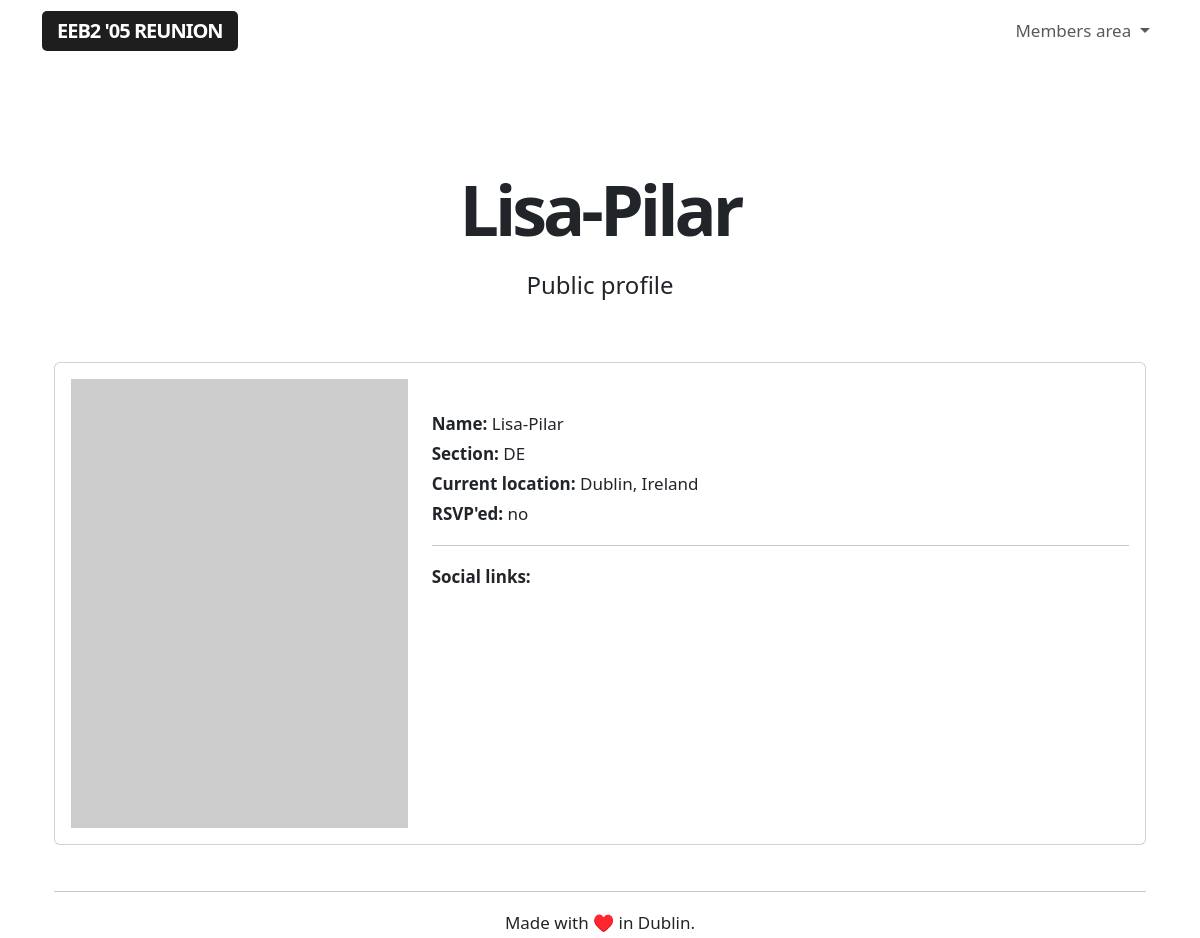
The page /public/4 (signed in) on the database its author committed.
### app/models.py (models this page shows, shortened)
class User(UserMixin, db.Model):
    id = db.Column(db.Integer, primary_key=True)
    username = db.Column(db.String(64), index=True, unique=True)
    name = db.Column(db.String(64), index=True, unique=False)
    section = db.Column(db.String(64), index=True, unique=False)
    email = db.Column(db.String(120), index=True, unique=True)
    password_hash = db.Column(db.String(128))
    role = db.Column(db.String(64), index=True, unique=False)
    rsvp = db.Column(db.String(64), index=True, unique=False)
    avatar = db.Column(db.String(64), index=True, unique=False)
    currentlocation = db.Column(db.String(64), index=True, unique=False)
    verified = db.Column(db.String(64), index=True, unique=False)
    facebook = db.Column(db.String(64), index=True, unique=False)
    twitter = db.Column(db.String(64), index=True, unique=False)
    instagram = db.Column(db.String(64), index=True, unique=False)
    linkedin = db.Column(db.String(64), index=True, unique=False)
    snapchat = db.Column(db.String(64), index=True, unique=False)
    reddit = db.Column(db.String(64), index=True, unique=False)
    mastodon = db.Column(db.String(64), index=True, unique=False)
    tiktok = db.Column(db.String(64), index=True, unique=False)

### app/routes.py (the view)
@app.route('/public/<guestid>', methods=['GET'])
@login_required
def public(guestid):
    guest = Guest.query.filter_by(id=guestid).first()
    user = User.query.filter_by(email=guest.email).first()
    if guest.email is None:
        flash("This person has not registered yet.")
        return redirect(url_for('user', userid=current_user.id))
    else:
        return render_template('public.html', guestid=guestid, user=user)
    return render_template('public.html', guestid=guestid, user=user)

### app/models.py (called while the page is built)
@login.user_loader
def load_user(id):
    return User.query.get(int(id))

### app/templates/public.html (shortened to what this page needs)
{% extends "base.html" %}
{% block content %}
<div class="title">
    <h1>{{ user.name }}</h1>
    <h4>Public profile</h4>
</div>
<div class="container profile">
  <div class="row align-items-start">
    <div class="col-12">
        <div class="card">
            <div class="card-body">
                <div class="row align-items-start">
                    <div class="col-4">
                        {% if user.avatar %}
                        <img class="placeholderimage" src="/static/uploads/{{ user.avatar }}">
                        {% else %}
                        <img class="placeholderimage" src="https://dummyimage.com/600x800/c2c2c2/fff.jpg&text=Profile+placeholder">
                        {% endif %}
                    </div>
                    <div class="col-8">
                        <br>
                        <b>Name:</b> {{ user.name }}
                        <br>
                        <b>Section:</b> {{ user.section }}
                        <br>
                        <b>Current location:</b> {{ user.currentlocation }}
                        <br>
                        <b>RSVP'ed:</b> {{ user.rsvp }}
                        <hr>
                        <b>Social links:</b>
                        <br>
                    </div>
                </div>
            </div>
        </div>
    </div>
</div>
{% endblock %}

### app/static/styles.css (style rules this page uses)
body { font-size: 17px !important; line-height: 30px !important; }
h1 { font-size: 70px !important; letter-spacing: -4px; text-align: center; font-weight: 800 !important; line-height: 75px !important; }
h4 { padding-bottom: 20px !important; font-weight: 300 !important; line-height: 35px !important; }
.placeholderimage { width: 100%; }
.title h1 { margin-bottom: -20px !important; margin-top: 40px; }
.title h4 { padding-top: 40px !important; text-align: center !important; margin-bottom: 40px; }

### rows shown on the page
User: name "Lisa-Pilar", section "DE", currentlocation "Dublin, Ireland", rsvp "no"
